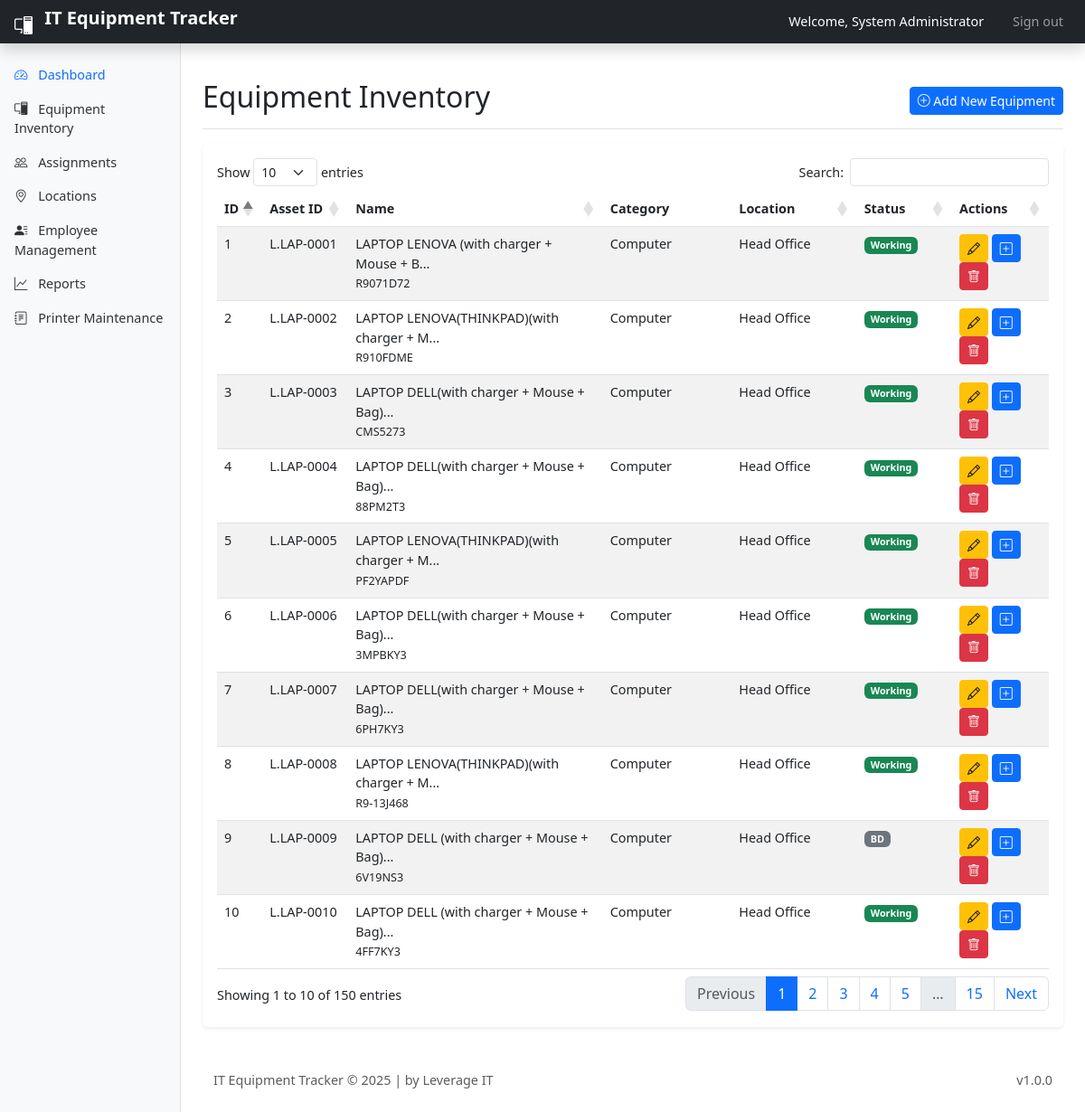
Page /items.php (signed in) on the committed database.
### tables this page shows
CREATE TABLE IF NOT EXISTS `items` (
  `item_id` int(11) NOT NULL,
  `asset_id` varchar(20) NOT NULL DEFAULT '',
  `name` varchar(200) NOT NULL DEFAULT '',
  `serial_number` varchar(100) DEFAULT NULL,
  `model` varchar(100) DEFAULT NULL,
  `category_id` int(11) NOT NULL,
  `sub_category_id` int(11) DEFAULT NULL,
  `supplier_id` int(11) NOT NULL,
  `location_id` int(10) UNSIGNED NOT NULL DEFAULT '1',
  `purchase_date` date NOT NULL DEFAULT '0000-00-00',
  `purchase_cost` varchar(50) DEFAULT NULL,
  `warranty_months` int(11) DEFAULT NULL,
  `warranty_end` date DEFAULT NULL,
  `notes` text,
  `created_at` timestamp NOT NULL DEFAULT '0000-00-00 00:00:00',
  `updated_at` timestamp NULL DEFAULT NULL ON UPDATE CURRENT_TIMESTAMP,
  `status` varchar(50) NOT NULL DEFAULT '',
  `is_assigned` tinyint(2) UNSIGNED NOT NULL DEFAULT '0',
  PRIMARY KEY (`item_id`),
  UNIQUE KEY `asset_id` (`asset_id`),
  KEY `category_id` (`category_id`),
  KEY `sub_category_id` (`sub_category_id`),
  KEY `supplier_id` (`supplier_id`),
  KEY `location_id` (`location_id`)
);

CREATE TABLE IF NOT EXISTS `category` (
  `category_id` int(11) NOT NULL AUTO_INCREMENT,
  `name` text,
  `created_at` timestamp NOT NULL DEFAULT '0000-00-00 00:00:00',
  PRIMARY KEY (`category_id`)
);

CREATE TABLE IF NOT EXISTS `locations` (
  `location_id` int(11) NOT NULL AUTO_INCREMENT,
  `name` varchar(100) NOT NULL,
  `description` text,
  `is_project_office` tinyint(1) NOT NULL DEFAULT '0',
  `created_at` timestamp NOT NULL DEFAULT '0000-00-00 00:00:00',
  PRIMARY KEY (`location_id`)
);

### includes/config.php (called while the page is built, shortened)
<?php
function esc($data) {
    return htmlspecialchars($data, ENT_QUOTES, 'UTF-8');
}

### includes/auth.php (called while the page is built, shortened)
<?php
function is_logged_in() {
    return isset($_SESSION['user_id']) && !empty($_SESSION['user_id']);
}
function is_admin() {
    return is_logged_in() && $_SESSION['user_level'] === 'admin';
}

### items.php (the view, shortened to what this page needs)
<?php
require_once __DIR__ . '/includes/config.php';
require_once __DIR__ . '/includes/auth.php';
$items = [];
$query = "SELECT i.*, c.name as category_name, l.name as location_name, s.name as supplier_name, serial_number
          FROM items i
          LEFT JOIN category c ON i.category_id = c.category_id
          LEFT JOIN locations l ON i.location_id = l.location_id
          LEFT JOIN suppliers s ON i.supplier_id = s.supplier_id
          ORDER BY i.item_id";
$result = $conn->query($query);
if ($result) {
    while ($row = $result->fetch_assoc()) {
        $items[] = $row;
    }
}
?>
<!DOCTYPE html>
<html lang="en">
<head>
    <?php include __DIR__ . '/includes/header_scripts.php'; ?>
    <link rel="stylesheet" href="https://cdn.datatables.net/1.11.5/css/dataTables.bootstrap5.min.css">
</head>
<body>
    <?php include __DIR__ . '/includes/header.php'; ?>
    <div class="container-fluid flex-grow-1">
        <div class="row">
            <?php include __DIR__ . '/includes/sidebar.php'; ?>
            <main class="col-md-9 ms-sm-auto col-lg-10 px-md-4 py-4">
                <div class="d-flex justify-content-between flex-wrap flex-md-nowrap align-items-center pt-3 pb-2 mb-3 border-bottom">
                    <h1 class="h2">Equipment Inventory</h1>
                    <div class="btn-toolbar mb-2 mb-md-0">
                        <a href="items_add.php" class="btn btn-sm btn-primary">
                            <i class="bi bi-plus-circle"></i> Add New Equipment
                        </a>
                    </div>
                </div>
                <div class="card">
                    <div class="card-body">
                        <div class="table-responsive">
                            <table id="itemsTable" class="table table-striped table-hover">
                                <thead>
                                    <tr>
                                        <th>ID</th>
                                        <th>Asset ID</th>
                                        <th>Name</th>
                                        <th>Category</th>
                                        <th>Location</th>
                                        <th>Status</th>
                                        <th>Actions</th>
                                    </tr>
                                </thead>
                                <tbody>
                                    <?php foreach ($items as $item): ?>
                                    <tr>
                                        <td><?php echo $item['item_id']; ?></td>
                                        <td><?php echo esc($item['asset_id']); ?></td>
                                        <td><?php echo esc(substr($item['name'], 0, 40) . '...')."<br><small>".esc($item['serial_number'])."</small>";?></td>
                                        <td><?php echo esc($item['category_name']); ?></td>
                                        <td><?php echo esc($item['location_name']); ?></td>
                                        <td>
                                            <?php
                                                switch($item['status']) {
                                                    case '1': echo '<span class="badge bg-success">Working'; break;
                                                    case '3': echo '<span class="badge bg-danger">Out of Service'; break;
                                                    case 'Under Repair': echo 'warning'; break;
                                                    default: echo '<span class="badge bg-secondary">'.$item['status'].'';
                                                }
                                            ?>
                                            </span>
                                        </td>
                                        <td>
                                            <a href="items_edit.php?item_id=<?php echo $item['item_id']; ?>" class="btn btn-sm btn-warning" title="Edit">
                                                <i class="bi bi-pencil"></i>
                                            </a>
                                            <a href="assignments_add.php?item_id=<?php echo $item['item_id']; ?>" class="btn btn-sm btn-primary" title="Assign">
                                                <i class="bi-plus-square"></i>
                                            </a>
                                            <?php if (is_admin()): ?>
                                            <a href="items.php?delete=<?php echo $item['item_id']; ?>" class="btn btn-sm btn-danger" title="Delete" onclick="return confirm('Are you sure?')">
                                                <i class="bi bi-trash"></i>
                                            </a>
                                            <?php endif; ?>
                                        </td>
                                    </tr>
                                    <?php endforeach; ?>
                                </tbody>
                            </table>
                        </div>
                    </div>
                </div>
            </main>
        </div>
    </div>
    <?php include __DIR__ . '/includes/footer.php'; ?>
</body>
</html>

### assets/css/style.css (style rules this page uses)
body { font-size: 0.9rem; }
main { padding-top: 1.5rem; }
.card { border: none; box-shadow: 0 0.125rem 0.25rem rgba(0, 0, 0, 0.075); }

### rows in the picture
items: item_id "1", asset "L.LAP-0001", name "LAPTOP LENOVA (with charger + Mouse + B...", serial_number "R9071D72", category.name "Computer", location.name "Head Office", status "Working"
items: item_id "2", asset "L.LAP-0002", name "LAPTOP LENOVA(THINKPAD)(with charger + M...", serial_number "R910FDME", category.name "Computer", location.name "Head Office", status "Working"
items: item_id "3", asset "L.LAP-0003", name "LAPTOP DELL(with charger + Mouse + Bag)...", serial_number "CMS5273", category.name "Computer", location.name "Head Office", status "Working"
items: item_id "4", asset "L.LAP-0004", name "LAPTOP DELL(with charger + Mouse + Bag)...", serial_number "88PM2T3", category.name "Computer", location.name "Head Office", status "Working"
items: item_id "5", asset "L.LAP-0005", name "LAPTOP LENOVA(THINKPAD)(with charger + M...", serial_number "PF2YAPDF", category.name "Computer", location.name "Head Office", status "Working"
items: item_id "6", asset "L.LAP-0006", name "LAPTOP DELL(with charger + Mouse + Bag)...", serial_number "3MPBKY3", category.name "Computer", location.name "Head Office", status "Working"
items: item_id "7", asset "L.LAP-0007", name "LAPTOP DELL(with charger + Mouse + Bag)...", serial_number "6PH7KY3", category.name "Computer", location.name "Head Office", status "Working"
items: item_id "8", asset "L.LAP-0008", name "LAPTOP LENOVA(THINKPAD)(with charger + M...", serial_number "R9-13J468", category.name "Computer", location.name "Head Office", status "Working"
items: item_id "9", asset "L.LAP-0009", name "LAPTOP DELL (with charger + Mouse + Bag)...", serial_number "6V19NS3", category.name "Computer", location.name "Head Office", status "BD"
items: item_id "10", asset "L.LAP-0010", name "LAPTOP DELL (with charger + Mouse + Bag)...", serial_number "4FF7KY3", category.name "Computer", location.name "Head Office", status "Working"

### other values in the picture
$_SESSION['full_name'] "System Administrator"
